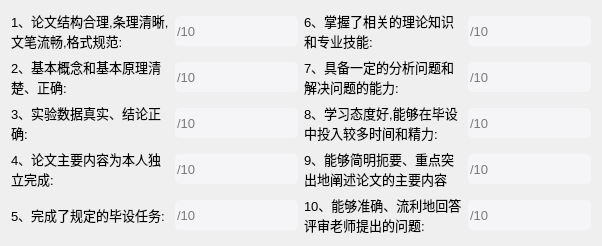
                      <widget class="QWidget" name="tab_3">
                       <property name="styleSheet">
                        <string notr="true"> QLineEdit{
                background: #F5F5F7;
                    border-radius: 5px;
                }
                QLineEdit:hover{
                    background: #F5F5F7;
                    border: 2px solid #80BEFC;
                    border-radius: 5px
                }

                QLineEdit:focus{
                    background: #FFFFFF;
                    border: 2px solid #80BEFC;
                    border-radius: 5px;
                }</string>
                       </property>
                       <attribute name="title">
                        <string>答辩评审</string>
                       </attribute>
                       <layout class="QGridLayout" name="gridLayout_7">
                        <item row="0" column="0">
                         <widget class="QLabel" name="label_24">
                          <property name="font">
                           <font>
                            <pointsize>10</pointsize>
                            <weight>50</weight>
                            <italic>false</italic>
                            <bold>false</bold>
                           </font>
                          </property>
                          <property name="text">
                           <string>1、论文结构合理,条理清晰,文笔流畅,格式规范:</string>
                          </property>
                          <property name="wordWrap">
                           <bool>true</bool>
                          </property>
                          <property name="buddy">
                           <cstring>com_1_1</cstring>
                          </property>
                         </widget>
                        </item>
                        <item row="0" column="1">
                         <widget class="QLineEdit" name="com_3_1">
                          <property name="minimumSize">
                           <size>
                            <width>0</width>
                            <height>30</height>
                           </size>
                          </property>
                          <property name="font">
                           <font>
                            <pointsize>10</pointsize>
                            <weight>50</weight>
                            <italic>false</italic>
                            <bold>false</bold>
                           </font>
                          </property>
                          <property name="placeholderText">
                           <string>/10</string>
                          </property>
                         </widget>
                        </item>
                        <item row="0" column="2">
                         <widget class="QLabel" name="label_22">
                          <property name="font">
                           <font>
                            <pointsize>10</pointsize>
                            <weight>50</weight>
                            <italic>false</italic>
                            <bold>false</bold>
                           </font>
                          </property>
                          <property name="text">
                           <string>6、掌握了相关的理论知识和专业技能:</string>
                          </property>
                          <property name="wordWrap">
                           <bool>true</bool>
                          </property>
                          <property name="buddy">
                           <cstring>com_1_1</cstring>
                          </property>
                         </widget>
                        </item>
                        <item row="0" column="3">
                         <widget class="QLineEdit" name="com_3_6">
                          <property name="minimumSize">
                           <size>
                            <width>0</width>
                            <height>30</height>
                           </size>
                          </property>
                          <property name="font">
                           <font>
                            <pointsize>10</pointsize>
                            <weight>50</weight>
                            <italic>false</italic>
                            <bold>false</bold>
                           </font>
                          </property>
                          <property name="placeholderText">
                           <string>/10</string>
                          </property>
                         </widget>
                        </item>
                        <item row="1" column="0">
                         <widget class="QLabel" name="label_23">
                          <property name="font">
                           <font>
                            <pointsize>10</pointsize>
                            <weight>50</weight>
                            <italic>false</italic>
                            <bold>false</bold>
                           </font>
                          </property>
                          <property name="text">
                           <string>2、基本概念和基本原理清楚、正确:</string>
                          </property>
                          <property name="wordWrap">
                           <bool>true</bool>
                          </property>
                          <property name="buddy">
                           <cstring>com_1_2</cstring>
                          </property>
                         </widget>
                        </item>
                        <item row="1" column="1">
                         <widget class="QLineEdit" name="com_3_2">
                          <property name="minimumSize">
                           <size>
                            <width>0</width>
                            <height>30</height>
                           </size>
                          </property>
                          <property name="font">
                           <font>
                            <pointsize>10</pointsize>
                            <weight>50</weight>
                            <italic>false</italic>
                            <bold>false</bold>
                           </font>
                          </property>
                          <property name="placeholderText">
                           <string>/10</string>
                          </property>
                         </widget>
                        </item>
                        <item row="1" column="2">
                         <widget class="QLabel" name="label_14">
                          <property name="font">
                           <font>
                            <pointsize>10</pointsize>
                            <weight>50</weight>
                            <italic>false</italic>
                            <bold>false</bold>
                           </font>
                          </property>
                          <property name="text">
                           <string>7、具备一定的分析问题和解决问题的能力:</string>
                          </property>
                          <property name="wordWrap">
                           <bool>true</bool>
                          </property>
                          <property name="buddy">
                           <cstring>com_1_2</cstring>
                          </property>
                         </widget>
                        </item>
                        <item row="1" column="3">
                         <widget class="QLineEdit" name="com_3_7">
                          <property name="minimumSize">
                           <size>
                            <width>0</width>
                            <height>30</height>
                           </size>
                          </property>
                          <property name="font">
                           <font>
                            <pointsize>10</pointsize>
                            <weight>50</weight>
                            <italic>false</italic>
                            <bold>false</bold>
                           </font>
                          </property>
                          <property name="placeholderText">
                           <string>/10</string>
                          </property>
                         </widget>
                        </item>
                        <item row="2" column="0">
                         <widget class="QLabel" name="label_19">
                          <property name="font">
                           <font>
                            <pointsize>10</pointsize>
                            <weight>50</weight>
                            <italic>false</italic>
                            <bold>false</bold>
                           </font>
                          </property>
                          <property name="text">
                           <string>3、实验数据真实、结论正确:</string>
                          </property>
                          <property name="wordWrap">
                           <bool>true</bool>
                          </property>
                          <property name="buddy">
                           <cstring>com_1_3</cstring>
                          </property>
                         </widget>
                        </item>
                        <item row="2" column="1">
                         <widget class="QLineEdit" name="com_3_3">
                          <property name="minimumSize">
                           <size>
                            <width>0</width>
                            <height>30</height>
                           </size>
                          </property>
                          <property name="font">
                           <font>
                            <pointsize>10</pointsize>
                            <weight>50</weight>
                            <italic>false</italic>
                            <bold>false</bold>
                           </font>
                          </property>
                          <property name="placeholderText">
                           <string>/10</string>
                          </property>
                         </widget>
                        </item>
                        <item row="2" column="2">
                         <widget class="QLabel" name="label_21">
                          <property name="font">
                           <font>
                            <pointsize>10</pointsize>
                            <weight>50</weight>
                            <italic>false</italic>
                            <bold>false</bold>
                           </font>
                          </property>
                          <property name="text">
                           <string>8、学习态度好,能够在毕设中投入较多时间和精力:</string>
                          </property>
                          <property name="wordWrap">
                           <bool>true</bool>
                          </property>
                          <property name="buddy">
                           <cstring>com_1_3</cstring>
                          </property>
                         </widget>
                        </item>
                        <item row="2" column="3">
                         <widget class="QLineEdit" name="com_3_8">
                          <property name="minimumSize">
                           <size>
                            <width>0</width>
                            <height>30</height>
                           </size>
                          </property>
                          <property name="font">
                           <font>
                            <pointsize>10</pointsize>
                            <weight>50</weight>
                            <italic>false</italic>
                            <bold>false</bold>
                           </font>
                          </property>
                          <property name="placeholderText">
                           <string>/10</string>
                          </property>
                         </widget>
                        </item>
                        <item row="3" column="0">
                         <widget class="QLabel" name="label_25">
                          <property name="font">
                           <font>
                            <pointsize>10</pointsize>
                            <weight>50</weight>
                            <italic>false</italic>
                            <bold>false</bold>
                           </font>
                          </property>
                          <property name="text">
                           <string>4、论文主要内容为本人独立完成:</string>
                          </property>
                          <property name="wordWrap">
                           <bool>true</bool>
                          </property>
                          <property name="buddy">
                           <cstring>com_1_4</cstring>
                          </property>
                         </widget>
                        </item>
                        <item row="3" column="1">
                         <widget class="QLineEdit" name="com_3_4">
                          <property name="minimumSize">
                           <size>
                            <width>0</width>
                            <height>30</height>
                           </size>
                          </property>
                          <property name="font">
                           <font>
                            <pointsize>10</pointsize>
                            <weight>50</weight>
                            <italic>false</italic>
                            <bold>false</bold>
                           </font>
                          </property>
                          <property name="placeholderText">
                           <string>/10</string>
                          </property>
                         </widget>
                        </item>
                        <item row="3" column="2">
                         <widget class="QLabel" name="label_26">
                          <property name="font">
                           <font>
                            <pointsize>10</pointsize>
                            <weight>50</weight>
                            <italic>false</italic>
                            <bold>false</bold>
                           </font>
                          </property>
                          <property name="text">
                           <string>9、能够简明扼要、重点突出地阐述论文的主要内容</string>
                          </property>
                          <property name="wordWrap">
                           <bool>true</bool>
                          </property>
                          <property name="buddy">
                           <cstring>com_1_3</cstring>
                          </property>
                         </widget>
                        </item>
                        <item row="3" column="3">
                         <widget class="QLineEdit" name="com_3_9">
                          <property name="minimumSize">
                           <size>
                            <width>0</width>
                            <height>30</height>
                           </size>
                          </property>
                          <property name="font">
                           <font>
                            <pointsize>10</pointsize>
                            <weight>50</weight>
                            <italic>false</italic>
                            <bold>false</bold>
                           </font>
                          </property>
                          <property name="placeholderText">
                           <string>/10</string>
                          </property>
                         </widget>
                        </item>
                        <item row="4" column="0">
                         <widget class="QLabel" name="label_20">
                          <property name="font">
                           <font>
                            <pointsize>10</pointsize>
                            <weight>50</weight>
                            <italic>false</italic>
                            <bold>false</bold>
                           </font>
                          </property>
                          <property name="text">
                           <string>5、完成了规定的毕设任务:</string>
                          </property>
                          <property name="wordWrap">
                           <bool>true</bool>
                          </property>
                          <property name="buddy">
                           <cstring>com_1_5</cstring>
                          </property>
                         </widget>
                        </item>
                        <item row="4" column="1">
                         <widget class="QLineEdit" name="com_3_5">
                          <property name="minimumSize">
                           <size>
                            <width>0</width>
                            <height>30</height>
                           </size>
                          </property>
                          <property name="font">
                           <font>
                            <pointsize>10</pointsize>
                            <weight>50</weight>
                            <italic>false</italic>
                            <bold>false</bold>
                           </font>
                          </property>
                          <property name="placeholderText">
                           <string>/10</string>
                          </property>
                         </widget>
                        </item>
                        <item row="4" column="2">
                         <widget class="QLabel" name="label_27">
                          <property name="font">
                           <font>
                            <pointsize>10</pointsize>
                            <weight>50</weight>
                            <italic>false</italic>
                            <bold>false</bold>
                           </font>
                          </property>
                          <property name="text">
                           <string>10、能够准确、流利地回答评审老师提出的问题:</string>
                          </property>
                          <property name="wordWrap">
                           <bool>true</bool>
                          </property>
                          <property name="buddy">
                           <cstring>com_1_3</cstring>
                          </property>
                         </widget>
                        </item>
                        <item row="4" column="3">
                         <widget class="QLineEdit" name="com_3_10">
                          <property name="minimumSize">
                           <size>
                            <width>0</width>
                            <height>30</height>
                           </size>
                          </property>
                          <property name="font">
                           <font>
                            <pointsize>10</pointsize>
                            <weight>50</weight>
                            <italic>false</italic>
                            <bold>false</bold>
                           </font>
                          </property>
                          <property name="placeholderText">
                           <string>/10</string>
                          </property>
                         </widget>
                        </item>
                       </layout>
                      </widget>
